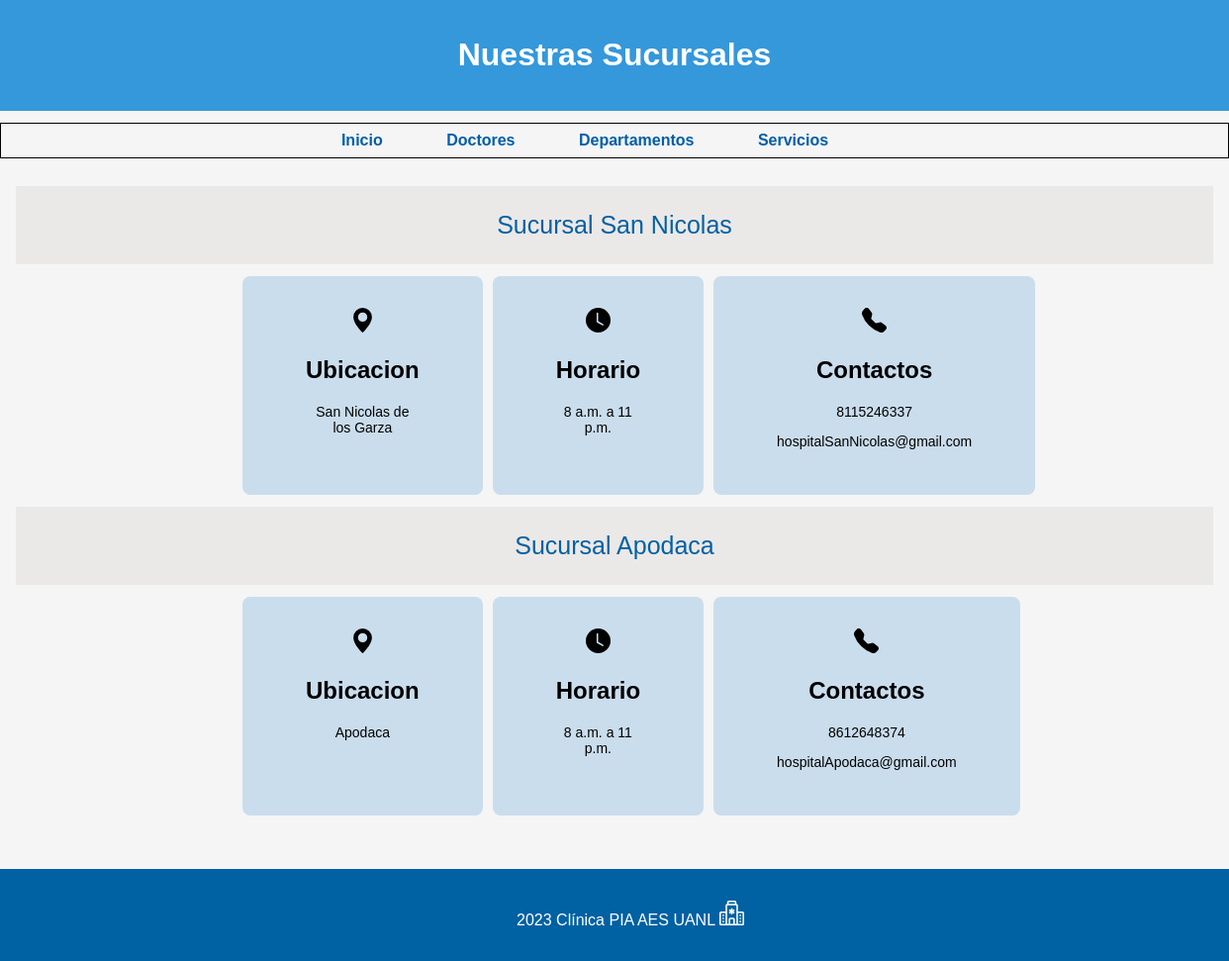
The app's page /sucursales/ with its own data.
### website/models.py (models this page shows)
class Sucursales(models.Model):
    NombreSucursal = models.CharField(max_length=70) #caracter
    Direccion = models.CharField(max_length=80)
    HorarioAbierto = models.TimeField()
    HorarioCerrado = models.TimeField()
    Telefono = models.IntegerField()
    Correo = models.CharField(max_length=70)

### website/views.py (the view)
# urls.py: path('sucursales/', views.sucursales, name="sucursales"),
def sucursales(request):
    data = Sucursales.objects.all()
    info = {
        "Sucursales" : data
    }
    return render(request,"sucursales.html",  context=info)

### hospital/templates/sucursales.html (shortened to what this page needs)
{% load static %}
<!DOCTYPE html>
<html lang="en">
<head>
    <link rel="stylesheet" href="{% static 'estilos/EstilosSucursal.css' %}">
</head>
<body>
    <header>
        <h1>Nuestras Sucursales</h1>
    </header>
    <nav>
        <ul>
            <li><a href="{% url 'index' %}">Inicio</a></li>
            <li><a href="{% url 'doctores' %}">Doctores</a></li>
            <li><a href="{% url 'departamentos' %}">Departamentos</a></li>
            <li><a href="{% url 'servicios' %}">Servicios</a></li>
        </ul>
    </nav>
    <article>
        {% for Sucursales in Sucursales %}
        <section id="nombre">
            <p>{{Sucursales.NombreSucursal}}</p>
        </section>
        <section id ="contenedor">
            <section id="mp1">
                <svg xmlns="http://www.w3.org/2000/svg" width="25" height="25" fill="currentColor" class="bi bi-geo-alt-fill" viewBox="0 0 16 16">
                    <path d="M8 16s6-5.686 6-10A6 6 0 0 0 2 6c0 4.314 6 10 6 10zm0-7a3 3 0 1 1 0-6 3 3 0 0 1 0 6z"/>
                </svg>
                <h2>Ubicacion</h2>
                <p>{{Sucursales.Direccion}}</p>
            </section>
            <section id="mp1">
                <svg xmlns="http://www.w3.org/2000/svg" width="25" height="25" fill="currentColor" class="bi bi-clock-fill" viewBox="0 0 16 16">
                    <path d="M16 8A8 8 0 1 1 0 8a8 8 0 0 1 16 0zM8 3.5a.5.5 0 0 0-1 0V9a.5.5 0 0 0 .252.434l3.5 2a.5.5 0 0 0 .496-.868L8 8.71V3.5z"/>
                </svg>
                <h2>Horario</h2>
                <p>{{Sucursales.HorarioAbierto}} a {{Sucursales.HorarioCerrado}}</p>
            </section>
            <section id="mp1">
                <h2>Contactos</h2>
                <p>{{Sucursales.Telefono}}</p>
                <p>{{Sucursales.Correo}}</p>
            </section>
        </section>
        {% endfor %}
    </article>
    <footer>
        <p> 2023 Clínica PIA AES UANL  <svg xmlns="http://www.w3.org/2000/svg" width="25" height="25" fill="currentColor" class="bi bi-hospital" viewBox="0 0 16 16">
            </p>
    </footer>
</body>
</html>

### hospital/static/estilos/EstilosSucursal.css (style rules this page uses)
body { font-family: sans-serif; background-color: whitesmoke; margin: 0; padding: 0; }
header { background-color: #3498db; color: white; text-align: center; padding: 1em; }
nav { background-color: whitesmoke; border: 1px solid black; padding: 0.5em; margin-top: 1%; text-align: center; align-items: center; }
nav ul { list-style: none; padding: 0; margin: 0; }
nav li { display: inline; margin-right: 60px; }
nav a { text-decoration: none; color: #005ea8; font-weight: bold; }
article { text-align: center; padding: 1em; }
#nombre { background-color: #ebe8e8; color: #0061a3; display: flex; flex-flow: column; align-items: center; font-family: sans-serif; font-size: 25px; margin: 1% 0 1%; }
#contenedor { display: flex; padding: 0px 14rem; }
#mp1 { margin: 0px 5px ; padding: 2rem 4rem; background-color:#cadded; border-radius: .5rem; }
#mp1 svg { background-color: transparent; color:black; border:none; }
#contenedor section h2 { display: flex; flex-flow: column; align-items: center; color: black; font-family: sans-serif; }
#contenedor section p { display: flex; flex-flow: column nowrap; align-items: center; color: black; font-size: 14px; font-family: sans-serif; }
footer { background-color: #0061a3; color: white; text-align: center; padding: 1em; margin-top: 3%; bottom: 0; width: 100%; }

### records on screen
Sucursales: NombreSucursal "Sucursal San Nicolas", Direccion "San Nicolas de los Garza", HorarioAbierto "8 a.m.", HorarioCerrado "11 p.m.", Telefono "8115246337", Correo "hospitalSanNicolas@gmail.com"
Sucursales: NombreSucursal "Sucursal Apodaca", Direccion "Apodaca", HorarioAbierto "8 a.m.", HorarioCerrado "11 p.m.", Telefono "8612648374", Correo "hospitalApodaca@gmail.com"
